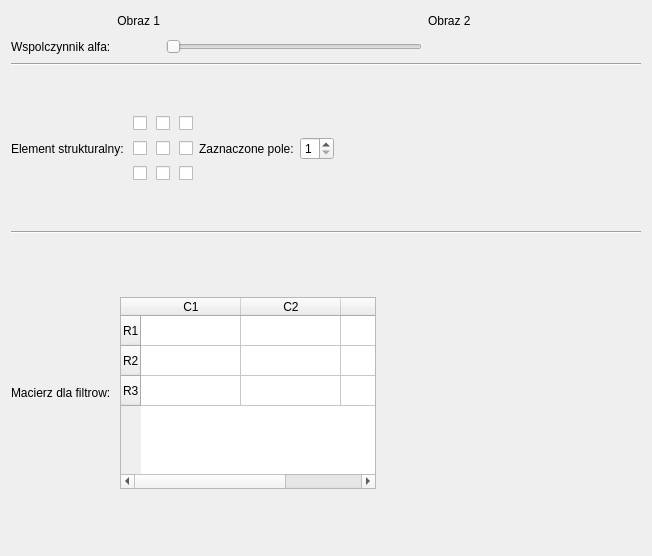
<?xml version="1.0" encoding="UTF-8"?>
<ui version="4.0">
 <class>ParametersWindowClass</class>
 <widget class="QDialog" name="ParametersWindowClass">
  <property name="geometry">
   <rect>
    <x>0</x>
    <y>0</y>
    <width>652</width>
    <height>556</height>
   </rect>
  </property>
  <property name="windowTitle">
   <string>Parametry</string>
  </property>
  <layout class="QGridLayout" name="gridLayout" rowstretch="1,1,1,1,2,0,0,0,0,0,0">
   <item row="2" column="0">
    <layout class="QGridLayout" name="structuringRow" rowstretch="1,0,0,0,1">
     <item row="1" column="1" alignment="Qt::AlignmentFlag::AlignHCenter|Qt::AlignmentFlag::AlignVCenter">
      <widget class="QCheckBox" name="checkBox1">
       <property name="sizePolicy">
        <sizepolicy hsizetype="Expanding" vsizetype="Expanding">
         <horstretch>0</horstretch>
         <verstretch>0</verstretch>
        </sizepolicy>
       </property>
       <property name="text">
        <string/>
       </property>
      </widget>
     </item>
     <item row="3" column="1" alignment="Qt::AlignmentFlag::AlignHCenter|Qt::AlignmentFlag::AlignVCenter">
      <widget class="QCheckBox" name="checkBox7">
       <property name="sizePolicy">
        <sizepolicy hsizetype="Expanding" vsizetype="Expanding">
         <horstretch>0</horstretch>
         <verstretch>0</verstretch>
        </sizepolicy>
       </property>
       <property name="text">
        <string/>
       </property>
      </widget>
     </item>
     <item row="2" column="2" alignment="Qt::AlignmentFlag::AlignHCenter|Qt::AlignmentFlag::AlignVCenter">
      <widget class="QCheckBox" name="checkBox5">
       <property name="sizePolicy">
        <sizepolicy hsizetype="Expanding" vsizetype="Expanding">
         <horstretch>0</horstretch>
         <verstretch>0</verstretch>
        </sizepolicy>
       </property>
       <property name="text">
        <string/>
       </property>
      </widget>
     </item>
     <item row="2" column="6">
      <spacer name="horizontalSpacer2">
       <property name="orientation">
        <enum>Qt::Orientation::Horizontal</enum>
       </property>
       <property name="sizeHint" stdset="0">
        <size>
         <width>40</width>
         <height>20</height>
        </size>
       </property>
      </spacer>
     </item>
     <item row="3" column="2" alignment="Qt::AlignmentFlag::AlignHCenter|Qt::AlignmentFlag::AlignVCenter">
      <widget class="QCheckBox" name="checkBox8">
       <property name="sizePolicy">
        <sizepolicy hsizetype="Expanding" vsizetype="Expanding">
         <horstretch>0</horstretch>
         <verstretch>0</verstretch>
        </sizepolicy>
       </property>
       <property name="text">
        <string/>
       </property>
      </widget>
     </item>
     <item row="3" column="3" alignment="Qt::AlignmentFlag::AlignHCenter|Qt::AlignmentFlag::AlignVCenter">
      <widget class="QCheckBox" name="checkBox9">
       <property name="sizePolicy">
        <sizepolicy hsizetype="Expanding" vsizetype="Expanding">
         <horstretch>0</horstretch>
         <verstretch>0</verstretch>
        </sizepolicy>
       </property>
       <property name="text">
        <string/>
       </property>
      </widget>
     </item>
     <item row="4" column="2">
      <spacer name="verticalSpacer4">
       <property name="orientation">
        <enum>Qt::Orientation::Vertical</enum>
       </property>
       <property name="sizeHint" stdset="0">
        <size>
         <width>20</width>
         <height>40</height>
        </size>
       </property>
      </spacer>
     </item>
     <item row="2" column="0">
      <widget class="QLabel" name="structuringLabel">
       <property name="text">
        <string>Element strukturalny: </string>
       </property>
      </widget>
     </item>
     <item row="2" column="5">
      <widget class="QSpinBox" name="chosenElement">
       <property name="minimum">
        <number>1</number>
       </property>
       <property name="maximum">
        <number>9</number>
       </property>
      </widget>
     </item>
     <item row="1" column="3" alignment="Qt::AlignmentFlag::AlignHCenter|Qt::AlignmentFlag::AlignVCenter">
      <widget class="QCheckBox" name="checkBox3">
       <property name="sizePolicy">
        <sizepolicy hsizetype="Expanding" vsizetype="Expanding">
         <horstretch>0</horstretch>
         <verstretch>0</verstretch>
        </sizepolicy>
       </property>
       <property name="text">
        <string/>
       </property>
      </widget>
     </item>
     <item row="2" column="4">
      <widget class="QLabel" name="chosenElementLabel">
       <property name="text">
        <string>Zaznaczone pole:</string>
       </property>
      </widget>
     </item>
     <item row="2" column="1" alignment="Qt::AlignmentFlag::AlignHCenter|Qt::AlignmentFlag::AlignVCenter">
      <widget class="QCheckBox" name="checkBox4">
       <property name="sizePolicy">
        <sizepolicy hsizetype="Expanding" vsizetype="Expanding">
         <horstretch>0</horstretch>
         <verstretch>0</verstretch>
        </sizepolicy>
       </property>
       <property name="text">
        <string/>
       </property>
      </widget>
     </item>
     <item row="2" column="3" alignment="Qt::AlignmentFlag::AlignHCenter|Qt::AlignmentFlag::AlignVCenter">
      <widget class="QCheckBox" name="checkBox6">
       <property name="sizePolicy">
        <sizepolicy hsizetype="Expanding" vsizetype="Expanding">
         <horstretch>0</horstretch>
         <verstretch>0</verstretch>
        </sizepolicy>
       </property>
       <property name="text">
        <string/>
       </property>
      </widget>
     </item>
     <item row="1" column="2" alignment="Qt::AlignmentFlag::AlignHCenter">
      <widget class="QCheckBox" name="checkBox2">
       <property name="sizePolicy">
        <sizepolicy hsizetype="Expanding" vsizetype="Expanding">
         <horstretch>0</horstretch>
         <verstretch>0</verstretch>
        </sizepolicy>
       </property>
       <property name="text">
        <string/>
       </property>
      </widget>
     </item>
     <item row="0" column="2">
      <spacer name="verticalSpacer3">
       <property name="orientation">
        <enum>Qt::Orientation::Vertical</enum>
       </property>
       <property name="sizeHint" stdset="0">
        <size>
         <width>20</width>
         <height>40</height>
        </size>
       </property>
      </spacer>
     </item>
    </layout>
   </item>
   <item row="0" column="0">
    <layout class="QGridLayout" name="alfaRow" rowstretch="0,0" columnstretch="0,0,0,0,0">
     <item row="0" column="3">
      <widget class="QLabel" name="sliderLabelHigh">
       <property name="sizePolicy">
        <sizepolicy hsizetype="Minimum" vsizetype="Preferred">
         <horstretch>0</horstretch>
         <verstretch>0</verstretch>
        </sizepolicy>
       </property>
       <property name="maximumSize">
        <size>
         <width>16777215</width>
         <height>20</height>
        </size>
       </property>
       <property name="text">
        <string>Obraz 2</string>
       </property>
      </widget>
     </item>
     <item row="0" column="1">
      <widget class="QLabel" name="sliderLabelLow">
       <property name="sizePolicy">
        <sizepolicy hsizetype="Minimum" vsizetype="Preferred">
         <horstretch>0</horstretch>
         <verstretch>0</verstretch>
        </sizepolicy>
       </property>
       <property name="maximumSize">
        <size>
         <width>16777215</width>
         <height>20</height>
        </size>
       </property>
       <property name="text">
        <string>Obraz 1</string>
       </property>
       <property name="alignment">
        <set>Qt::AlignmentFlag::AlignRight|Qt::AlignmentFlag::AlignTrailing|Qt::AlignmentFlag::AlignVCenter</set>
       </property>
      </widget>
     </item>
     <item row="1" column="0">
      <widget class="QLabel" name="alfaLabel">
       <property name="text">
        <string>Wspolczynnik alfa:</string>
       </property>
      </widget>
     </item>
     <item row="1" column="2">
      <widget class="QSlider" name="alfaSlider">
       <property name="sizePolicy">
        <sizepolicy hsizetype="Preferred" vsizetype="Preferred">
         <horstretch>0</horstretch>
         <verstretch>0</verstretch>
        </sizepolicy>
       </property>
       <property name="minimumSize">
        <size>
         <width>256</width>
         <height>0</height>
        </size>
       </property>
       <property name="maximumSize">
        <size>
         <width>256</width>
         <height>20</height>
        </size>
       </property>
       <property name="orientation">
        <enum>Qt::Orientation::Horizontal</enum>
       </property>
      </widget>
     </item>
     <item row="0" column="4">
      <spacer name="horizontalSpacer1">
       <property name="orientation">
        <enum>Qt::Orientation::Horizontal</enum>
       </property>
       <property name="sizeHint" stdset="0">
        <size>
         <width>40</width>
         <height>20</height>
        </size>
       </property>
      </spacer>
     </item>
    </layout>
   </item>
   <item row="1" column="0">
    <widget class="Line" name="displayLine1">
     <property name="orientation">
      <enum>Qt::Orientation::Horizontal</enum>
     </property>
    </widget>
   </item>
   <item row="3" column="0">
    <widget class="Line" name="displayLine2">
     <property name="orientation">
      <enum>Qt::Orientation::Horizontal</enum>
     </property>
    </widget>
   </item>
   <item row="4" column="0">
    <layout class="QGridLayout" name="filterRow" rowstretch="1,8,1" columnstretch="0,1">
     <item row="0" column="1">
      <spacer name="verticalSpacer1">
       <property name="orientation">
        <enum>Qt::Orientation::Vertical</enum>
       </property>
       <property name="sizeHint" stdset="0">
        <size>
         <width>20</width>
         <height>40</height>
        </size>
       </property>
      </spacer>
     </item>
     <item row="1" column="0">
      <widget class="QLabel" name="filterLabel">
       <property name="text">
        <string>Macierz dla filtrow: </string>
       </property>
      </widget>
     </item>
     <item row="2" column="1">
      <spacer name="verticalSpacer2">
       <property name="orientation">
        <enum>Qt::Orientation::Vertical</enum>
       </property>
       <property name="sizeHint" stdset="0">
        <size>
         <width>20</width>
         <height>40</height>
        </size>
       </property>
      </spacer>
     </item>
     <item row="1" column="1" alignment="Qt::AlignmentFlag::AlignLeft|Qt::AlignmentFlag::AlignVCenter">
      <widget class="QTableWidget" name="filterMatrix">
       <property name="sizePolicy">
        <sizepolicy hsizetype="Expanding" vsizetype="Expanding">
         <horstretch>0</horstretch>
         <verstretch>0</verstretch>
        </sizepolicy>
       </property>
       <row>
        <property name="text">
         <string>R1</string>
        </property>
       </row>
       <row>
        <property name="text">
         <string>R2</string>
        </property>
       </row>
       <row>
        <property name="text">
         <string>R3</string>
        </property>
       </row>
       <column>
        <property name="text">
         <string>C1</string>
        </property>
       </column>
       <column>
        <property name="text">
         <string>C2</string>
        </property>
       </column>
       <column>
        <property name="text">
         <string>C3</string>
        </property>
       </column>
      </widget>
     </item>
    </layout>
   </item>
  </layout>
 </widget>
 <layoutdefault spacing="6" margin="11"/>
 <resources/>
 <connections/>
</ui>
